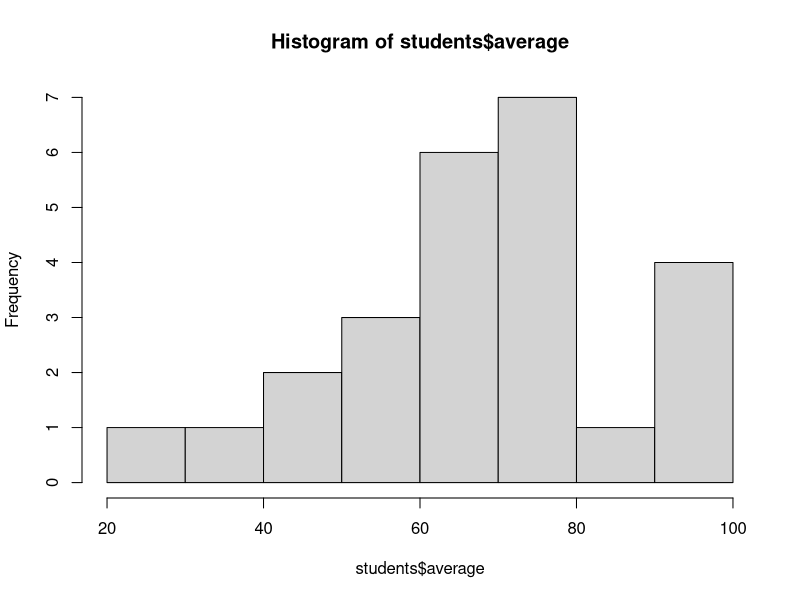
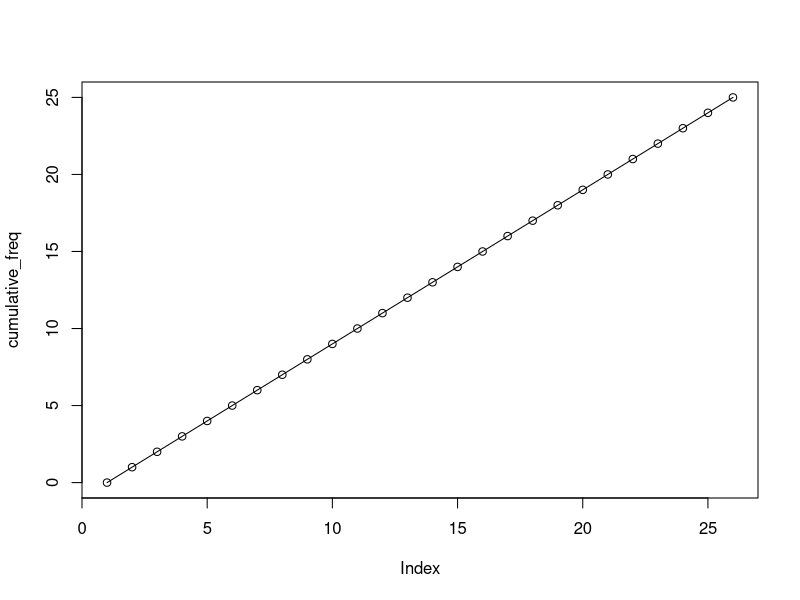
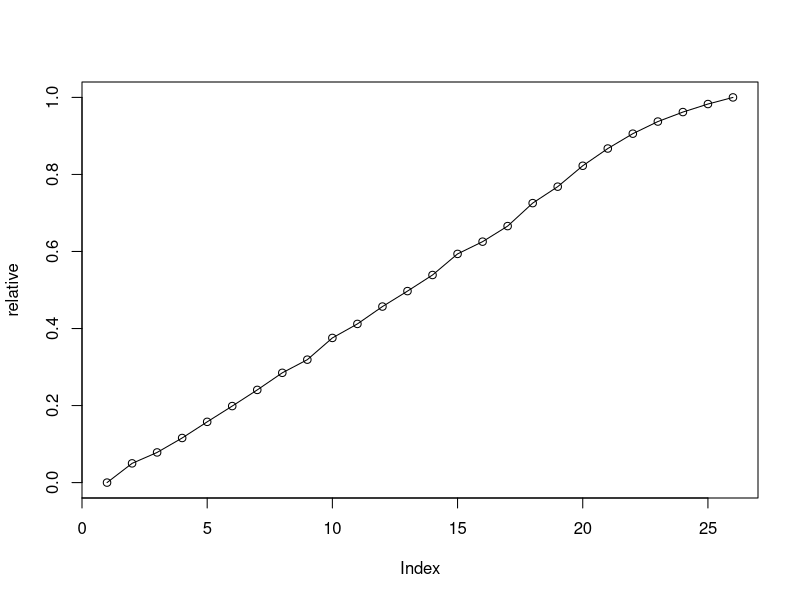

Here is the R script that generated these plots, in order:
students <- read.csv("q12_students.csv")

hist(students$average)

cumulative_freq <- c(0, cumsum(table(students$average)))
plot(cumulative_freq)
lines(cumulative_freq)

relative <- c(0, cumsum(students$average) / sum(students$average))
plot(relative)
lines(relative)